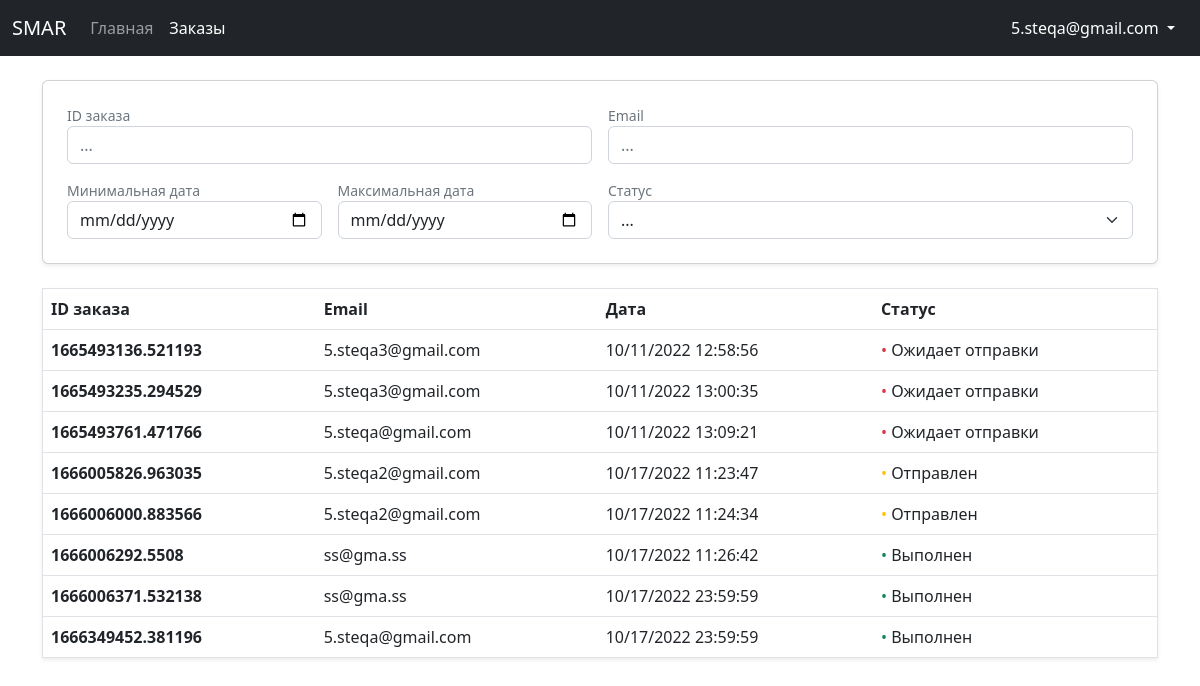
/dashboard/orders/ (signed in), run on the app's committed database.
### authentication/models.py (models this page shows)
class CustomUser(AbstractUser):
    email = models.EmailField(_('email address'), unique=True)
    fio = models.CharField(_('ФИО'), max_length=200)
    USERNAME_FIELD = 'email'
    REQUIRED_FIELDS = []

### store/models.py (models this page shows, shortened)
class Order(models.Model):
    ORDER_STATUSES = [
        (False, 'Не оформлен'),
        ('1', 'Ожидает отправки'),
        ('2', 'Отправлен'),
        ('3', 'Выполнен'),
    ]
    customer = models.ForeignKey(CustomUser, on_delete=models.SET_NULL, null=True)
    date_ordered = models.DateTimeField(auto_now_add=True)
    date_updated = models.DateTimeField(auto_now=True)
    status = models.CharField(max_length=16, choices=ORDER_STATUSES, default=False)
    transaction_id = models.CharField(max_length=200)

### authentication/decorators.py (the view)
        def wrapper_func(request, *args, **kwargs):
            if request.user.groups.exists():
                for group in request.user.groups.all():
                    if group.name in allowed_roles:
                        return view_func(request, *args, **kwargs)
            return redirect('store')

### sales_dashboard/views.py (called while the page is built)
@allowed_users(allowed_roles=['seller'])
def orders(request):
    orders = Order.objects.exclude(status=False)
    context = {
        'orders': orders,
    }
    return render(request, 'sales_dashboard/orders.html', context)

### sales_dashboard/templates/sales_dashboard/orders.html (shortened to what this page needs)
{% extends 'sales_dashboard/base.html' %}
{% load static %}
{% block active-orders %}active{% endblock %}
{% block content %}
<div class="my-4">
    <div class="card shadow-sm mb-4 p-4">
        <div>
            <form id="filterForm" method="get">
                <div class="row g-3">
                    <div class="col-6">
                        <div class="form-text my-0">ID заказа</div>
                        <input type="text" class="form-control" name="transaction_id" placeholder="...">
                    </div>
                    <div class="col-6">
                        <div class="form-text my-0">Email</div>
                        <input type="text" class="form-control" name="email" placeholder="...">
                    </div>
                    <div class="col-3">
                        <div class="form-text my-0">Минимальная дата</div>
                        <input type="date" class="form-control" name="date_ordered_min">
                    </div>
                    <div class="col-3">
                        <div class="form-text my-0">Максимальная дата</div>
                        <input type="date" class="form-control" name="date_ordered_max">
                    </div>
                    <div class="col-6">
                        <div class="form-text my-0">Статус</div>
                        <select class="form-control form-select" name="status" aria-label="Default select example">
                            <option selected value>...</option>
                        </select>
                    </div>
                </div>
            </form>
        </div>
    </div>
    <table class="table table-hover shadow-sm border">
        <thead>
            <tr>
                <th scope="col">ID заказа</th>
                <th scope="col">Email</th>
                <th scope="col">Дата</th>
                <th scope="col">Статус</th>
            </tr>
        </thead>
        <tbody id="orders">
            {% include 'sales_dashboard/orders-list.html' %}
        </tbody>
    </table>
</div>
{% endblock %}

### sales_dashboard/templates/sales_dashboard/base.html (shortened to what this page needs)
<!DOCTYPE html>
{% load static %}
<html lang="en">
<head>
    <link href="https://cdn.jsdelivr.net/npm/bootstrap@5.2.0-beta1/dist/css/bootstrap.min.css" rel="stylesheet"
>
    <link rel="stylesheet" href="{% static 'css/styles.css' %}">
</head>
<body>
    <nav class="navbar navbar-expand-md navbar-dark bg-dark">
        <div class="container-fluid" bis_skin_checked="1">
            <a class="navbar-brand" href="{% url 'dashboard' %}">SMAR</a>
            <div class="collapse navbar-collapse" id="navbarCollapse" bis_skin_checked="1">
                <ul class="navbar-nav me-auto mb-2 mb-md-0">
                    <li class="nav-item">
                        <a class="nav-link {% block active-dashboard %}{% endblock %}" aria-current="page"
                            href="{% url 'dashboard' %}">Главная</a>
                    </li>
                    <li class="nav-item">
                        <a class="nav-link {% block active-orders %}{% endblock %}" aria-current="page"
                            href="{% url 'orders' %}">Заказы</a>
                    </li>
                </ul>
                <div class="d-flex align-items-center">
                    <div class="btn-group">
                        <button type="button" class="btn btn-link dropdown-toggle rounded-4 text-white text-decoration-none" data-bs-toggle="dropdown" aria-expanded="false">
                            {{ request.user }}
                        </button>
                    </div>
                </div>
            </div>
        </div>
    </nav>
    <div class="container">
        {% block content %}
        {% endblock %}
    </div>
</body>
</html>

### sales_dashboard/templates/sales_dashboard/orders-list.html
{% for order in orders %}
<tr>
    <td><a href="{% url 'order' order.pk %}" class="text-dark fw-semibold table-link">{{ order.transaction_id }}</a></td>
    <td>{{ order.customer }}</td>
    <td>{{ order.date_ordered|date:"m/d/Y G:i:s" }}</td>
    <td>
        {% if order.status == '1' %}
        <span class="text-danger">&bull;</span>
        {% elif order.status == '2' %}
        <span class="text-warning">&bull;</span>
        {% elif order.status == '3' %}
        <span class="text-success">&bull;</span>
        {% endif %}
        {{ order.get_status_display }}
    </td>
</tr>
{% endfor %}

### static/css/styles.css (style rules this page uses)
.table-link { text-decoration: none; }

### data on the page
CustomUser: user "5.steqa@gmail.com"
Order: transaction_id "1665493136.521193", customer "5.steqa3@gmail.com", date_ordered "10/11/2022 12:58:56", status "Ожидает отправки"
Order: transaction_id "1665493235.294529", customer "5.steqa3@gmail.com", date_ordered "10/11/2022 13:00:35", status "Ожидает отправки"
Order: transaction_id "1665493761.471766", customer "5.steqa@gmail.com", date_ordered "10/11/2022 13:09:21", status "Ожидает отправки"
Order: transaction_id "1666005826.963035", customer "5.steqa2@gmail.com", date_ordered "10/17/2022 11:23:47", status "Отправлен"
Order: transaction_id "1666006000.883566", customer "5.steqa2@gmail.com", date_ordered "10/17/2022 11:24:34", status "Отправлен"
Order: transaction_id "1666006292.5508", customer "ss@gma.ss", date_ordered "10/17/2022 11:26:42", status "Выполнен"
Order: transaction_id "1666006371.532138", customer "ss@gma.ss", date_ordered "10/17/2022 23:59:59", status "Выполнен"
Order: transaction_id "1666349452.381196", customer "5.steqa@gmail.com", date_ordered "10/17/2022 23:59:59", status "Выполнен"
